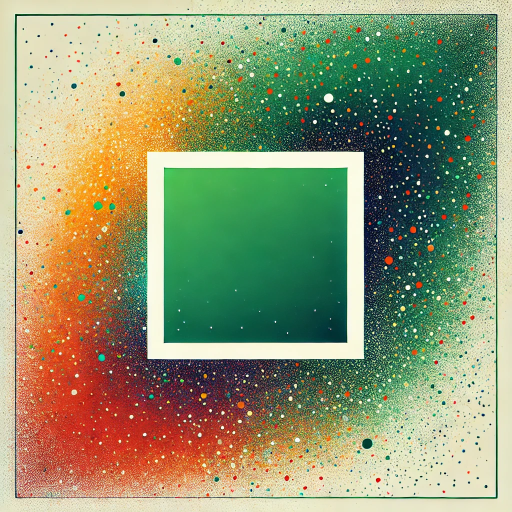
#> input picture green_1.webp, 1024 x 1024 px (shown at 1/2 size)
$ python -i threshold.py   (imports and definitions only)
#> lines starting #> are read from the running program, lines starting #| are printed output that depends on the picture; after the words box and inside, x2 and y2 are one past the last pixel; in counts of white or black regions, pixels touching at a corner belong together
#> further down, picture is the input picture: shape (1024, 1024, 3); mean B, G, R 112.6, 150.1, 144.4
import cv2
import numpy as np

def find_green_square_contour_threshold(image):
    # Преобразование изображения в цветовое пространство HSV
    hsv = cv2.cvtColor(image, cv2.COLOR_BGR2HSV)
#> hsv: shape (1024, 1024, 3); mean H, S, V 48.6, 125.4, 172.5

    # Определение более широкого диапазона цветов для зелёного квадрата
    lower_green = np.array([35, 20, 20])  # Нижний предел для тёмных и тусклых оттенков зелёного
    upper_green = np.array([100, 255, 255])  # Верхний предел для ярких оттенков зелёного

    # Создание маски для зелёного квадрата
    mask_green = cv2.inRange(hsv, lower_green, upper_green)
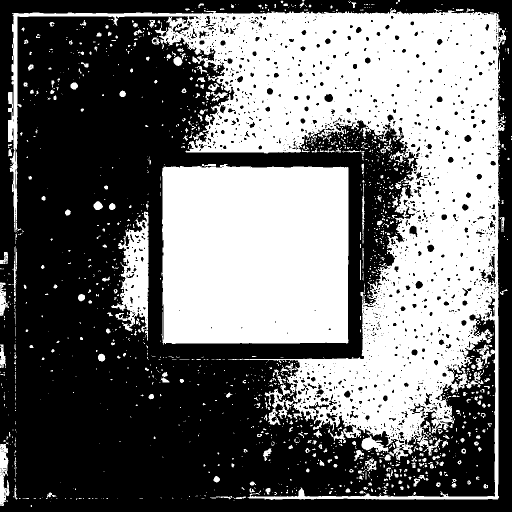
#> mask_green: shape (1024, 1024) (shown at 1/2 size); 43.4% white; 1462 white regions (1126 under 20 px), largest, box (x1, y1, x2, y2) and area: (16, 18, 1012, 1000) 288077, (323, 328, 697, 689) 131111, (222, 423, 297, 682) 8880

    # Применение морфологических операций для улучшения маски
    kernel = np.ones((5, 5), np.uint8)
    mask_green = cv2.morphologyEx(mask_green, cv2.MORPH_CLOSE, kernel)
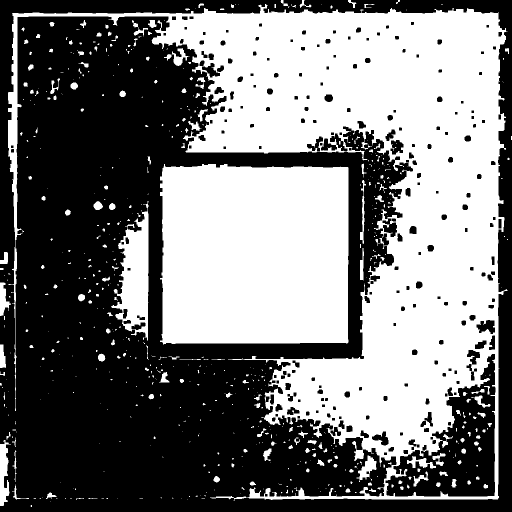
#> mask_green: shape (1024, 1024) (shown at 1/2 size); 46.9% white; 637 white regions (429 under 20 px), largest, box (x1, y1, x2, y2) and area: (16, 8, 1015, 1002) 328084, (320, 328, 697, 689) 131521, (222, 402, 297, 682) 10932
    mask_green = cv2.morphologyEx(mask_green, cv2.MORPH_OPEN, kernel)
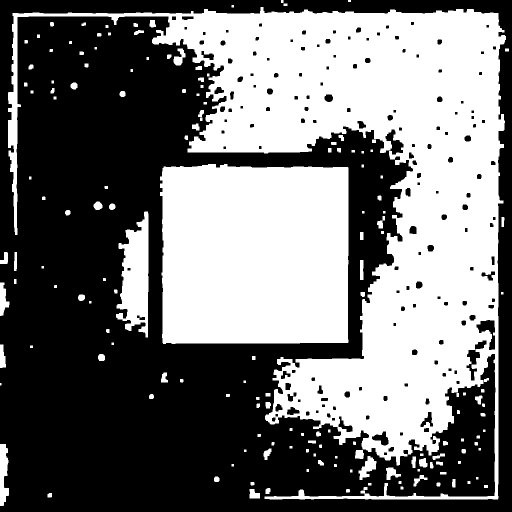
#> mask_green: shape (1024, 1024) (shown at 1/2 size); 45.4% white; 162 white regions (1 under 20 px)

    # Поиск контуров внутри маски
    contours, _ = cv2.findContours(mask_green, cv2.RETR_EXTERNAL, cv2.CHAIN_APPROX_SIMPLE)
#> contours = 162 contours, 20 with area under 20; largest, box (x1, y1, x2, y2) and area: (16, 14, 1012, 999) 327284, (320, 328, 697, 688) 130716, (232, 423, 297, 675) 10006, (0, 888, 18, 1012) 1479, (717, 912, 753, 960) 768

    # Поиск контура с наибольшей площадью, чтобы отсеять лишнее
    max_contour = None
    max_area = 0
    for contour in contours:
        area = cv2.contourArea(contour)
        if area > max_area and 5000 < area < 150000:  # Ограничение на площадь
            # Проверка фигуры контура на квадратность
            x, y, w, h = cv2.boundingRect(contour)
            aspect_ratio = float(w) / h
            if 0.8 <= aspect_ratio <= 1.2:  # Проверка на квадратность
                max_area = area
                max_contour = contour
#> this loop made 162 passes
#> (area, x, y, w, h, aspect_ratio, max_area) on pass 110: (130716, 320, 328, 377, 360, 1.05, 130716)
#> (area, x, y, w, h, aspect_ratio) on pass 98: (10006.5, 232, 423, 65, 252, 0.258)
#> after the loop, aspect_ratio = 1.05; h = 360; max_area = 130716; max_contour = contour of 148 points, box (x1, y1, x2, y2) (320, 328, 697, 688), area 130716; w = 377; x = 320; y = 328

    # Рисование контура на изображении
    if max_contour is not None:
        print("Контур найден, рисуем его на изображении.")
        cv2.drawContours(image, [max_contour], -1, (0, 0, 255), 2)
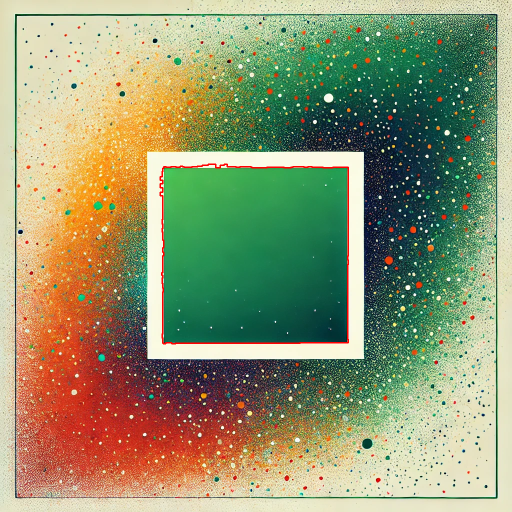
#> image: shape (1024, 1024, 3) (shown at 1/2 size); 0.44% of pixels changed, all inside (x1, y1, x2, y2) = (319, 327, 698, 689)
    else:
        print("Контур не найден.")

    return image

>>> import cv2
>>> picture = cv2.imread('green_1.webp')
>>> result = find_green_square_contour_threshold(picture)

$ run again, on green_2.webp
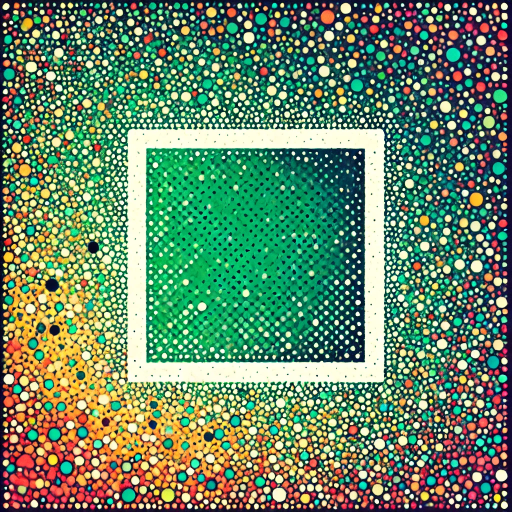
#> input picture green_2.webp, 1024 x 1024 px (shown at 1/2 size)
#> picture is the input picture: shape (1024, 1024, 3); mean B, G, R 102.2, 133.5, 101.7
#> hsv: shape (1024, 1024, 3); mean H, S, V 69.9, 163.2, 152.5
#> in find_green_square_contour_threshold, `mask_green = cv2.inRange(hsv, lower_green, upper_green)`:
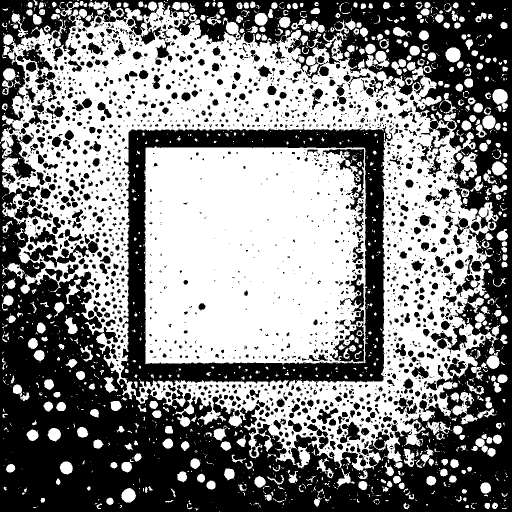
#> mask_green: shape (1024, 1024) (shown at 1/2 size); 51.4% white; 2204 black regions (1327 under 20 px), largest, box (x1, y1, x2, y2) and area: (0, 0, 1024, 1024) 413963, (47, 482, 197, 535) 2592, (644, 298, 728, 422) 2510
#> in find_green_square_contour_threshold, `mask_green = cv2.morphologyEx(mask_green, cv2.MORPH_OPEN, kernel)`:
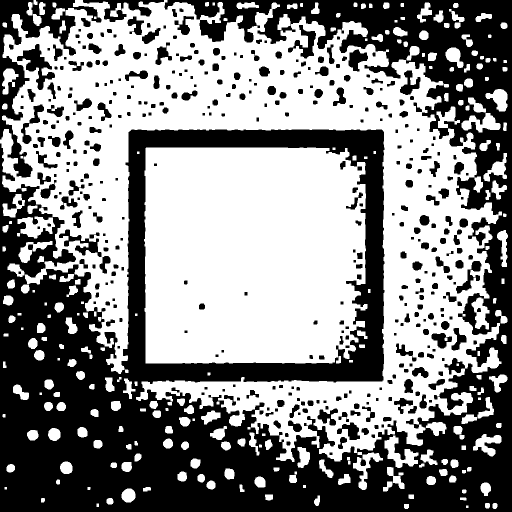
#> mask_green: shape (1024, 1024) (shown at 1/2 size); 54.3% white; 401 black regions
#> contours = 257 contours, 13 with area under 20; largest, box (x1, y1, x2, y2) and area: (0, 0, 1004, 924) 374062, (288, 295, 735, 727) 183180, (35, 433, 110, 477) 1806, (769, 871, 837, 936) 1730, (923, 226, 1001, 265) 1474
#> the loop in find_green_square_contour_threshold, `for contour in contours:` made 257 passes
#> area on passes 2, 4, 5: 75.5, 87.5, 83
#> after the loop in find_green_square_contour_threshold, `for contour in contours:`: max_area = 0
